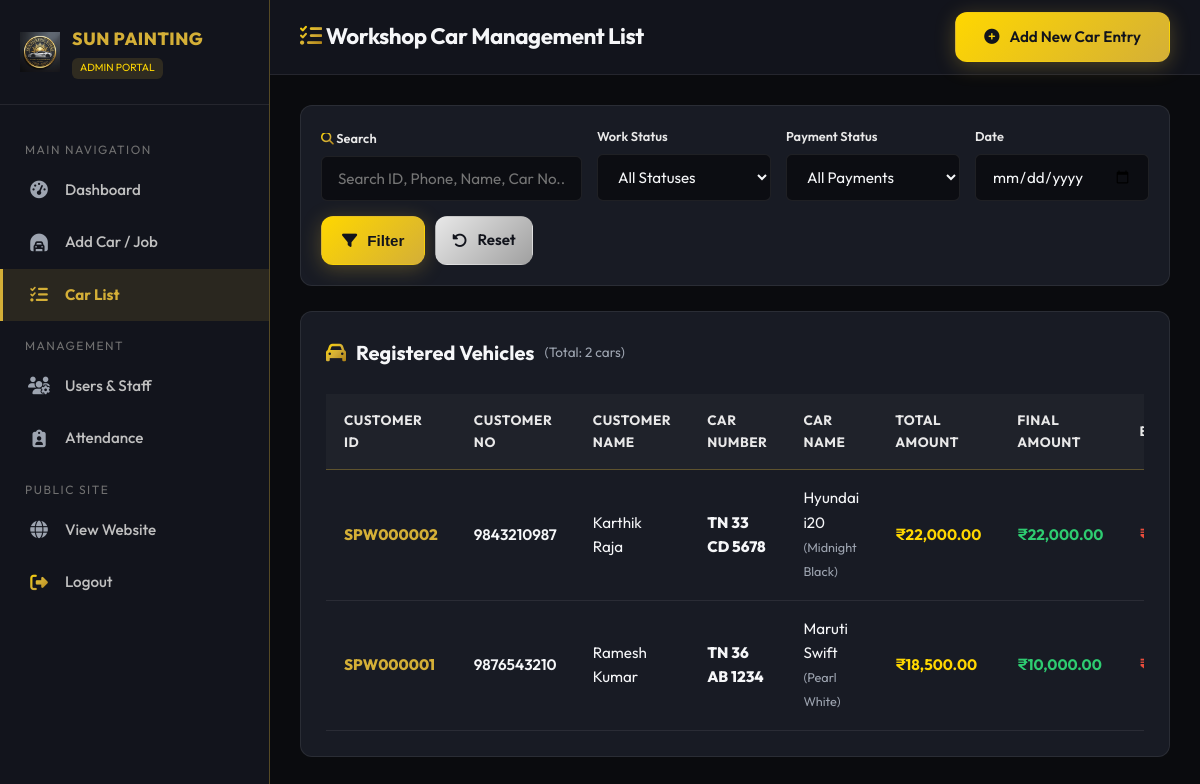
Page /admin/car_list.php (signed in) on the committed database.
### tables this page shows
CREATE TABLE IF NOT EXISTS `cars` (
  `id` INT AUTO_INCREMENT PRIMARY KEY,
  `customer_id` VARCHAR(50) NOT NULL,
  `car_number` VARCHAR(50) NOT NULL,
  `car_name` VARCHAR(100) NOT NULL,
  `car_color` VARCHAR(50) NOT NULL,
  `estimate_amount` DECIMAL(10,2) NOT NULL DEFAULT 0.00,
  `total_amount` DECIMAL(10,2) NOT NULL DEFAULT 0.00,
  `final_amount` DECIMAL(10,2) NOT NULL DEFAULT 0.00,
  `balance_amount` DECIMAL(10,2) NOT NULL DEFAULT 0.00,
  `payment_status` ENUM('Pending', 'Partial', 'Paid') NOT NULL DEFAULT 'Pending',
  `status` ENUM('New', 'Inspection', 'Denting', 'Painting', 'Polishing', 'Extra Work', 'Completed', 'Delivered') NOT NULL DEFAULT 'New',
  `created_by` INT NULL,
  `created_at` TIMESTAMP DEFAULT CURRENT_TIMESTAMP,
  `updated_at` TIMESTAMP DEFAULT CURRENT_TIMESTAMP ON UPDATE CURRENT_TIMESTAMP,
  INDEX `idx_car_customer_id` (`customer_id`),
  INDEX `idx_car_number` (`car_number`),
  INDEX `idx_car_status` (`status`),
  INDEX `idx_payment_status` (`payment_status`),
  CONSTRAINT `fk_cars_customer` FOREIGN KEY (`customer_id`) REFERENCES `customers` (`customer_id`) ON DELETE CASCADE ON UPDATE CASCADE
);

CREATE TABLE IF NOT EXISTS `customers` (
  `id` INT AUTO_INCREMENT PRIMARY KEY,
  `customer_id` VARCHAR(50) NOT NULL UNIQUE,
  `customer_no` VARCHAR(20) NOT NULL,
  `alternate_phone` VARCHAR(20) NULL,
  `customer_name` VARCHAR(100) NOT NULL,
  `city` VARCHAR(100) NULL,
  `created_at` TIMESTAMP DEFAULT CURRENT_TIMESTAMP,
  `updated_at` TIMESTAMP DEFAULT CURRENT_TIMESTAMP ON UPDATE CURRENT_TIMESTAMP,
  INDEX `idx_customer_id` (`customer_id`),
  INDEX `idx_customer_no` (`customer_no`)
);

### includes/auth.php (called while the page is built, shortened)
<?php
function e($string) {
    return htmlspecialchars($string ?? '', ENT_QUOTES, 'UTF-8');
}
function formatRupee($amount) {
    return '₹' . number_format((float)$amount, 2);
}

### admin/car_list.php (the view, shortened to what this page needs)
<?php
require_once __DIR__ . '/../includes/admin_auth.php';
$search = trim($_GET['search'] ?? '');
$dateFilter = trim($_GET['date'] ?? '');
$page = max(1, (int)($_GET['page'] ?? 1));
$limit = 10;
$offset = ($page - 1) * $limit;
$where = ["1=1"];
$params = [];
$whereSql = implode(" AND ", $where);
$countStmt = $pdo->prepare("SELECT COUNT(*) FROM cars c JOIN customers cust ON c.customer_id = cust.customer_id WHERE {$whereSql}");
$countStmt->execute($params);
$totalRecords = $countStmt->fetchColumn();
$query = "SELECT c.*, cust.customer_name, cust.customer_no
          FROM cars c
          JOIN customers cust ON c.customer_id = cust.customer_id
          WHERE {$whereSql}
          ORDER BY c.id DESC
          LIMIT {$limit} OFFSET {$offset}";
$stmt = $pdo->prepare($query);
$stmt->execute($params);
$cars = $stmt->fetchAll();
?>
<!DOCTYPE html>
<html lang="en">
<head>
  <link rel="stylesheet" href="https://cdnjs.cloudflare.com/ajax/libs/font-awesome/6.4.0/css/all.min.css">
  <link rel="stylesheet" href="../assets/css/style.css">
  <link rel="stylesheet" href="../assets/css/dashboard.css">
</head>
<body>
<div class="app-wrapper">
  <aside class="sidebar">
    <div class="sidebar-header">
      <img src="../assets/images/logo.png" alt="Logo" class="sidebar-logo">
      <div>
        <div class="sidebar-brand-name">SUN PAINTING</div>
        <span class="sidebar-role-badge">ADMIN PORTAL</span>
      </div>
    </div>
    <ul class="sidebar-menu">
      <li class="sidebar-menu-category">Main Navigation</li>
      <li class="sidebar-item">
        <a href="dashboard.php"><i class="fa-solid fa-gauge-high"></i> Dashboard</a>
      </li>
      <li class="sidebar-item">
        <a href="add_car.php"><i class="fa-solid fa-car-tunnel"></i> Add Car / Job</a>
      </li>
      <li class="sidebar-item active">
        <a href="car_list.php"><i class="fa-solid fa-list-check"></i> Car List</a>
      </li>
      <li class="sidebar-menu-category">Management</li>
      <li class="sidebar-item">
        <a href="users.php"><i class="fa-solid fa-users-gear"></i> Users & Staff</a>
      </li>
      <li class="sidebar-item">
        <a href="attendance.php"><i class="fa-solid fa-clipboard-user"></i> Attendance</a>
      </li>
      <li class="sidebar-menu-category">Public Site</li>
      <li class="sidebar-item">
        <a href="../index.php" target="_blank"><i class="fa-solid fa-globe"></i> View Website</a>
      </li>
      <li class="sidebar-item">
        <a href="../logout.php"><i class="fa-solid fa-right-from-bracket text-gold"></i> Logout</a>
      </li>
    </ul>
  </aside>
  <main class="main-content">
    <header class="top-bar">
      <h1 class="top-bar-title"><i class="fa-solid fa-list-check text-gold"></i> Workshop Car Management List</h1>
      <a href="add_car.php" class="btn btn-gold"><i class="fa-solid fa-plus-circle"></i> Add New Car Entry</a>
    </header>
    <div class="content-body">
      <div class="card-box" style="padding: 20px; margin-bottom: 25px;">
        <form action="car_list.php" method="GET" style="display: flex; gap: 15px; flex-wrap: wrap; align-items: flex-end;">
          <div style="flex: 1.5; min-width: 220px;">
            <label class="form-label" style="font-size: 0.8rem;"><i class="fa-solid fa-search text-gold"></i> Search</label>
            <input type="text" name="search" class="form-control" placeholder="Search ID, Phone, Name, Car No..." value="<?php echo e($search); ?>">
          </div>
          <div style="flex: 1; min-width: 140px;">
            <label class="form-label" style="font-size: 0.8rem;">Work Status</label>
            <select name="status" class="form-control">
              <option value="">All Statuses</option>
            </select>
          </div>
          <div style="flex: 1; min-width: 140px;">
            <label class="form-label" style="font-size: 0.8rem;">Payment Status</label>
            <select name="payment" class="form-control">
              <option value="">All Payments</option>
            </select>
          </div>
          <div style="flex: 1; min-width: 140px;">
            <label class="form-label" style="font-size: 0.8rem;">Date</label>
            <input type="date" name="date" class="form-control" value="<?php echo e($dateFilter); ?>">
          </div>
          <div style="display: flex; gap: 10px;">
            <button type="submit" class="btn btn-gold" style="padding: 11px 20px;"><i class="fa-solid fa-filter"></i> Filter</button>
            <a href="car_list.php" class="btn btn-silver" style="padding: 11px 16px;"><i class="fa-solid fa-rotate-left"></i> Reset</a>
          </div>
        </form>
      </div>
      <div class="card-box">
        <div class="card-box-header">
          <div class="card-box-title">
            <i class="fa-solid fa-car text-gold"></i> Registered Vehicles
            <span style="font-size: 0.85rem; color: var(--text-muted); font-weight: normal;">(Total: <?php echo $totalRecords; ?> cars)</span>
          </div>
        </div>
        <div class="table-responsive">
          <table class="custom-table">
            <thead>
              <tr>
                <th>Customer ID</th>
                <th>Customer No</th>
                <th>Customer Name</th>
                <th>Car Number</th>
                <th>Car Name</th>
                <th>Total Amount</th>
                <th>Final Amount</th>
                <th>Balance</th>
              </tr>
            </thead>
            <tbody>
              <?php if (empty($cars)): ?>
                <tr>
                  <td colspan="11" style="text-align: center; color: var(--text-muted); padding: 40px;">No vehicle job records match your search query.</td>
                </tr>
              <?php else: ?>
                <?php foreach ($cars as $c): ?>
                  <tr>
                    <td style="font-weight: 800; color: var(--gold-primary);"><?php echo e($c['customer_id']); ?></td>
                    <td style="font-weight: 600;"><?php echo e($c['customer_no']); ?></td>
                    <td><?php echo e($c['customer_name']); ?></td>
                    <td style="font-weight: 800;"><?php echo e($c['car_number']); ?></td>
                    <td><?php echo e($c['car_name']); ?> <small style="color: var(--text-muted);">(<?php echo e($c['car_color']); ?>)</small></td>
                    <td style="font-weight: 700; color: var(--gold-light);"><?php echo formatRupee($c['total_amount']); ?></td>
                    <td style="font-weight: 700; color: #2ECC71;"><?php echo formatRupee($c['final_amount']); ?></td>
                    <td style="font-weight: 700; color: #E74C3C;"><?php echo formatRupee($c['balance_amount']); ?></td>
                  </tr>
                <?php endforeach; ?>
              <?php endif; ?>
            </tbody>
          </table>
        </div>
      </div>
    </div>
  </main>
</div>
</body>
</html>

### assets/css/style.css (style rules this page uses)
:root { --bg-primary: #0A0B0E; --bg-secondary: #12141C; --bg-card: #181B24; --bg-card-hover: #202430; --gold-primary: #D4AF37; --gold-light: #FFD700; --gold-dark: #9A7B1C; --gold-glow: rgba(212, 175, 55, 0.25); --silver-primary: #C0C0C0; --silver-light: #E8E8E8; --silver-dark: #707070; --text-main: #F5F6F8; --text-muted: #9DA4B0; --text-dark: #12141C; --border-gold: rgba(212, 175, 55, 0.35); --border-light: rgba(255, 255, 255, 0.08); --shadow-gold: 0 10px 30px rgba(212, 175, 55, 0.15); --shadow-card: 0 12px 32px rgba(0, 0, 0, 0.4); --radius-sm: 6px; --radius-md: 12px; --radius-lg: 20px; --radius-full: 9999px; --transition: all 0.3s cubic-bezier(0.16, 1, 0.3, 1); }
* { margin: 0; padding: 0; box-sizing: border-box; }
html { scroll-behavior: smooth; font-family: 'Outfit', 'Plus Jakarta Sans', sans-serif; background-color: var(--bg-primary); color: var(--text-main); }
body { overflow-x: hidden; line-height: 1.6; }
h1, h2, h3, h4, h5, h6 { font-weight: 700; letter-spacing: -0.02em; color: var(--text-main); }
.text-gold { color: var(--gold-primary); background: linear-gradient(135deg, #FFD700 0%, #D4AF37 50%, #AA7C11 100%); -webkit-background-clip: text; -webkit-text-fill-color: transparent; }
.btn { display: inline-flex; align-items: center; justify-content: center; gap: 10px; padding: 12px 28px; font-size: 0.95rem; font-weight: 600; border-radius: var(--radius-md); text-decoration: none; cursor: pointer; transition: var(--transition); border: 1px solid transparent; }
.btn-gold { background: linear-gradient(135deg, #FFD700 0%, #D4AF37 100%); color: var(--text-dark); box-shadow: 0 4px 20px rgba(212, 175, 55, 0.3); }
.btn-silver { background: linear-gradient(135deg, #E8E8E8 0%, #A0A0A0 100%); color: var(--text-dark); }

### rows in the picture
cars: customer "SPW000002", customers.customer_no "9843210987", customers.customer_name "Karthik Raja", car_number "TN 33 CD 5678", car_name "Hyundai i20", car_color "Midnight Black", total_amount "₹22,000.00", final_amount "₹22,000.00"
cars: customer "SPW000001", customers.customer_no "9876543210", customers.customer_name "Ramesh Kumar", car_number "TN 36 AB 1234", car_name "Maruti Swift", car_color "Pearl White", total_amount "₹18,500.00", final_amount "₹10,000.00"

### other values in the picture
$totalRecords "2"
